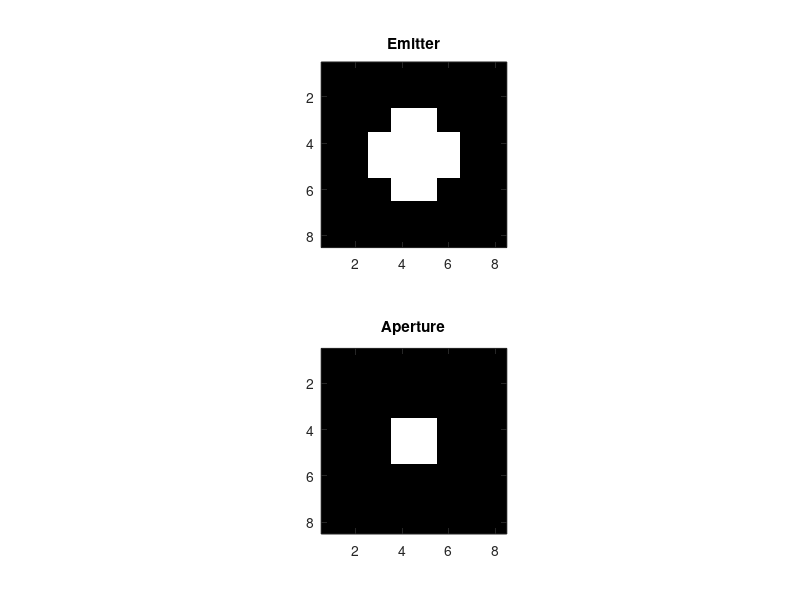
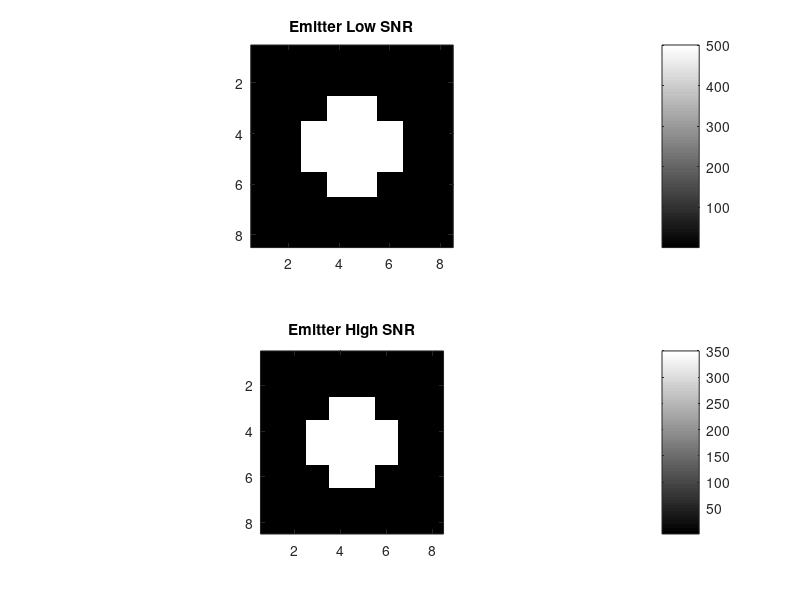
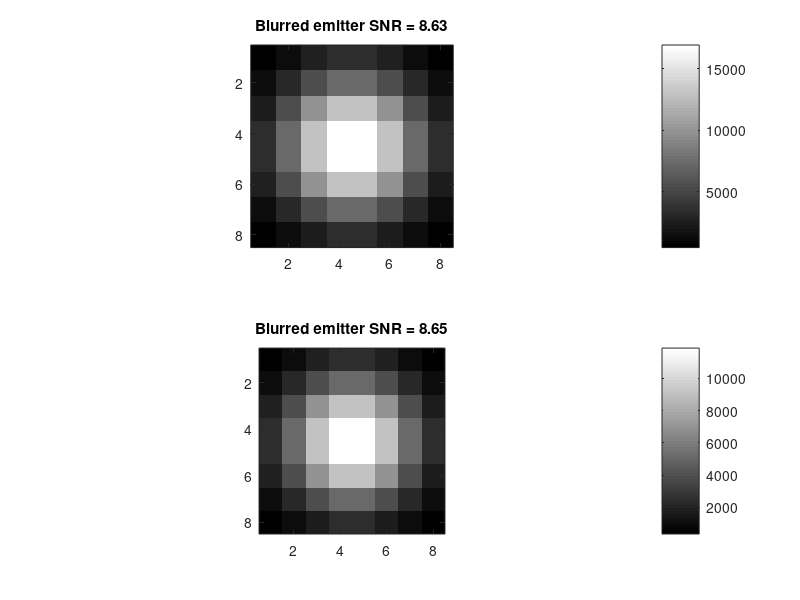
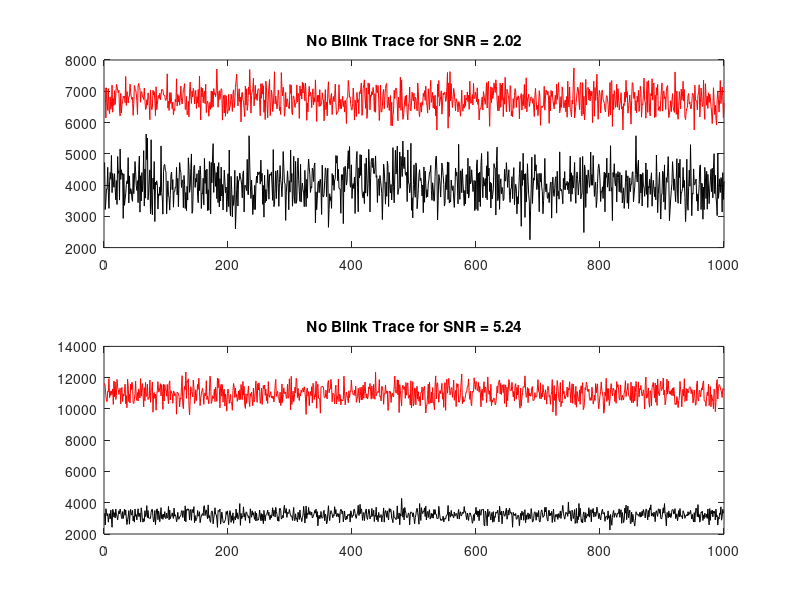

Write the MATLAB code that produced these figures, in order. (Note: this script raises an error after producing the figures.)
%% Simulate Emitters
% v2.1 | based on SNR = mean(PL)/std(BG)
% Introduce more noise/variance between frames
% September 8, 2020
% by Wesley Chiang
% Target SNR QD=5.33 | R6G = 2.02
%% Parameter setup
ROI = 8;        % 8x8 pixel ROI equivalent to that used to get traces
ROI_PL = repmat(false,ROI,ROI); 
ROI_PL(2:end-1,2:end-1)=true;  % 6x6 region used to get PL traces
ROI_BG = ~ROI_PL;           % region wrapping around PL ROI to get BG trace
A = [sum(sum(ROI_PL)) sum(sum(ROI_BG))];    % A represents are of ROI
[xPL,yPL] = find(ROI_PL);   % coordinates for PL ROI
[xBG,yBG] = find(ROI_BG);   % coordinates for BG ROI
bits = 16;      % bit depth used for image
QE = 0.8;        % Quantum effiency of pco edge 4.2 @ 600nm = 80%
depth = 45000;  % Quantum Well Depth of pco edge 4.2 = 45000 e-
noise = 2.3;    % rms readout noise of pco edge 4.2 = 2.3 e-
frames = 1000;  % number of frames used in traces
fps = 40;       % frame rate of traces
%% Save location
F_save = uigetdir(pwd,'Set Save Location');
%% Create emitter of SNR and SNR 16

m = [1:ROI]-(ROI+1)/2;  % grid layout of length ROI centered at 0
[x,y] = meshgrid(m,m);  % m-by-m grid of values
ind = x.^2+y.^2;        % square of indices of size ROI
emit = ind<((ROI/4)^2);
ap = ind<((ROI/8)^2);
n = 1; figure(n); n=n+1; 
subplot(2,1,1); imagesc(emit); colormap(gray);axis image; title('Emitter');
subplot(2,1,2); imagesc(ap); colormap(gray); axis image; title('Aperture');

clim = [0 15000];       % Scale upper and lower bounds for plot

emitLow = 500*double(emit); % emitter low SNR
emitLow(~emit)=1; %emit8 = 500*emit8;

emitHigh = 350*double(emit);% emitter high SNR
emitHigh(~emit)=1; %emit3 = 500*emit3;
figure(n); n=n+1; 
subplot(2,1,1); imagesc(emitLow); title('Emitter Low SNR');
colormap(gray); colorbar; axis image
subplot(2,1,2); imagesc(emitHigh); title('Emitter High SNR');
colormap(gray); colorbar; axis image

%% Add blur to emitters
radcoeff = 2*pi/((ROI/16)^2); q_phase = exp(1i*radcoeff*ind);
    % Generate quadrat
h = fftshift(fftn(ifftshift(ap.*q_phase)));
PSF = abs(h).^2;
H = fftshift(fftn(ifftshift(PSF)));

F_Low = fftshift(fftn(ifftshift(emitLow)));
B_Low = F_Low.*H;
%b_Low = 5*fftshift(ifftn(ifftshift(B_Low)));
b_Low = fftshift(ifftn(ifftshift(B_Low)));
rLow = mean(b_Low(ROI_PL))/std(b_Low(ROI_BG));

F_High = fftshift(fftn(ifftshift(emitHigh)));
B_High = F_High.*H;
%b_High = 5*fftshift(ifftn(ifftshift(B_High)));
b_High = fftshift(ifftn(ifftshift(B_High)));
rHigh = mean(b_High(ROI_PL))/std(b_High(ROI_BG));

figure(n); n=n+1;
subplot(2,1,1); imagesc(1/4*b_Low);
rLow = mean(b_Low(ROI_PL))/std(b_Low(ROI_BG));
tit = sprintf('Blurred emitter SNR = %.2f',rLow);
title(tit);
colormap(gray); colorbar; axis image
subplot(2,1,2); imagesc(1/4*b_High); 
rHigh = mean(b_High(ROI_PL))/std(b_High(ROI_BG));
tit = sprintf('Blurred emitter SNR = %.2f', rHigh);
title(tit);
colormap(gray); colorbar; axis image
%% Create n-frame movies of emitters
movLow = repmat(1/4*b_Low,1,1,frames);
movHigh = repmat(1/2*b_High,1,1,frames);
%% Introduce desired SNR
% Low SNR
scaleBG = 20/rLow*(-0.5+(1.25+0.5)*rand(size(movLow)));
movLow = movLow.*ROI_BG.*scaleBG+movLow; movLow(movLow<0) = 0;
    % Increase noise in BG to achieve desired SNR
PL_Low = mean(reshape(movLow(repmat(ROI_PL,1,1,frames)),A(1),frames));
BG_Low = mean(reshape(movLow(repmat(ROI_BG,1,1,frames)),A(2),frames));
BGSD_Low = std(reshape(movLow(repmat(ROI_BG,1,1,frames)),A(2),frames));
s2n_Low = mean(PL_Low./BGSD_Low);
scalePL = sqrt(s2n_Low)*(0.35+(1-0.35)*rand(size(movLow)));
movLow = 2/3*movLow.*ROI_PL.*scalePL+movLow.*ROI_BG;
    % Introduce random noise across emitter pixels to create frame to frame
    % variance that ~SNR
PL_Low = mean(reshape(movLow(repmat(ROI_PL,1,1,frames)),A(1),frames));
s2n_Low = mean(PL_Low./BGSD_Low);

% High SNR
scaleBG = 4/rHigh*(-1.5+(1.75+1.5)*rand(size(movHigh)));
movHigh = movHigh.*ROI_BG.*scaleBG+movHigh;
    % Noise in BG
PL_High = mean(reshape(movHigh(repmat(ROI_PL,1,1,frames)),A(1),frames));
BG_High = mean(reshape(movHigh(repmat(ROI_BG,1,1,frames)),A(2),frames));
BGSD_High = std(reshape(movHigh(repmat(ROI_BG,1,1,frames)),A(2),frames));
s2n_High = mean(PL_High./BGSD_High);
scalePL = 1/2*sqrt(s2n_High)*(0.4+(1-0.4)*rand(size(movHigh)));
movHigh = movHigh.*ROI_PL.*scalePL+movHigh.*ROI_BG;
    % Frame to frame variance
PL_High = mean(reshape(movHigh(repmat(ROI_PL,1,1,frames)),A(1),frames));
s2n_High = mean(PL_High./BGSD_High);

% Plot
figure(n); n=n+1;
subplot(2,1,1); plot(PL_Low,'r'); hold on; plot(BG_Low,'k');
tit = sprintf('No Blink Trace for SNR = %.2f',s2n_Low);
title(tit);
subplot(2,1,2); plot(PL_High,'r'); hold on; plot(BG_High,'k');
tit = sprintf('No Blink Trace for SNR = %.2f',s2n_High);
title(tit);

%% Introduce Poisson-Gaussian Noise due to camera parameters
PLow = poissrnd(round(movLow*QE*depth/(2^bits)));
PHigh = poissrnd(round(movHigh*QE*depth/(2^bits)));
    % Poisson (shot noise)
    % Random poisson noising ontop of photoelectrons from simulated emitter
    % Quantum efficiency and well depth of pco edge 4.2
GPLow = PLow+sqrt(noise)*randn(size(PLow)); 
GPHigh = PHigh+sqrt(noise)*randn(size(PHigh));
    % Gaussian + Poisson noise
    
figure(n); n=n+1;
subplot(2,3,1); imagesc(GPLow(:,:,1)); colorbar; axis image;  
title('GP Low SNR - Frame 1');
subplot(2,3,2); imagesc(GPLow(:,:,300)); colorbar; axis image;  
title('GP Low SNR - Frame 300');
subplot(2,3,3); imagesc(GPLow(:,:,800)); colorbar; axis image;  
title('GP Low SNR - Frame 800');
subplot(2,3,4); imagesc(GPHigh(:,:,1)); colorbar; axis image;  
title('GP High SNR - Frame 1');
subplot(2,3,5); imagesc(GPHigh(:,:,300)); colorbar; axis image;  
title('GP High SNR  - Frame 300');
subplot(2,3,6); imagesc(GPHigh(:,:,800)); colorbar; axis image;  
title('GP High SNR  - Frame 800');
colormap(gray);

%% Blink Parameters
bps = [2,2.7];                  % blinks per second
numOff = round(bps/40*frames);  % number of frames to be off

%% 2 blinks per second
offFrames = round(frames*rand(1,numOff(1))); % frames off @ 2bps
blinkLow = GPLow; blinkHigh = GPHigh;
BG_Low = mean(reshape(blinkLow(repmat(ROI_BG,1,1,frames)),A(2),frames));
BG_High = mean(reshape(blinkHigh(repmat(ROI_BG,1,1,frames)),A(2),frames));
BGSD_Low = std(reshape(blinkLow(repmat(ROI_BG,1,1,frames)),A(2),frames));
BGSD_High = std(reshape(blinkHigh(repmat(ROI_BG,1,1,frames)),A(2),frames));
    % reshape = A-by-frames array where each column represents a frame
    % mean = 1-by-frames array where each column is the grey level of frame
offLow = mean(BG_Low)+sqrt(mean(BGSD_Low))*randn(size(ROI_PL)); 
offHigh = mean(BG_High)+sqrt(mean(BGSD_High))*randn(size(ROI_PL));
offLow(offLow<0)=0; offHigh(offHigh<0)=0;
blinkLow(:,:,offFrames) = repmat(offLow,1,1,numOff(1));
    % 2bps @ SNR L
blinkHigh(:,:,offFrames) = repmat(offHigh,1,1,numOff(1));
    % 2bps @ SNR H
    % Set coordinates of PL ROI to the average BG level @ SNR


fLow = fullfile(F_save,'LowSNR_2bps.ome.tiff');
bfsave(uint16(blinkLow),fLow);
fHigh = fullfile(F_save,'HighSNR_2bps.ome.tiff');
bfsave(uint16(blinkHigh),fHigh);
    %}

%% Check 2bps trace
PL_Low = mean(reshape(blinkLow(repmat(ROI_PL,1,1,frames)),A(1),frames));
PL_High = mean(reshape(blinkHigh(repmat(ROI_PL,1,1,frames)),A(1),frames));
    % reshape = A-by-frames array where each column represents a frame
    % mean = 1-by-frames array where each column is the grey level of frame    
s2n = [mean(PL_Low./BGSD_Low) mean(PL_High./BGSD_High)]; % SNR of the traces
figure(n); n=n+1;
subplot(2,1,1); tit = sprintf('Trace of Emitter @ SNR = %.2f',s2n(1));
plot(PL_Low,'r'); hold on; plot(BG_Low,'k'); 
ylim([0 1.5*max(PL_Low)]); legend('PL','BG'); title(tit);
subplot(2,1,2); tit = sprintf('Trace of Emitter @ SNR = %.2f', s2n(2));
plot(PL_High,'r'); hold on; plot(BG_High,'k'); 
ylim([0 1.5*max(PL_High)]);legend('PL','BG'); title(tit);

%% 2.7 blinks per second
offFrames2 = round(frames*rand(1,numOff(2))); % frames off @ 2.7bps
blinkLow2 = GPLow;  blinkHigh2 = GPHigh;

blinkLow2(:,:,offFrames2) = repmat(offLow,1,1,numOff(2));
    % 2bps @ SNR L
blinkHigh2(:,:,offFrames2) = repmat(offHigh,1,1,numOff(2));
    % 2bps @ SNR H

fLow2 = fullfile(F_save,'LowSNR_2o7bps.ome.tiff');
bfsave(uint16(blinkLow2),fLow2);
fHigh2 = fullfile(F_save,'HighSNR_2o7bps.ome.tiff');
bfsave(uint16(blinkHigh2),fHigh2);

%% Check 2.7bps trace
PL_Low2 = mean(reshape(blinkLow2(repmat(ROI_PL,1,1,frames)),A(1),frames));
PL_High2 = mean(reshape(blinkHigh2(repmat(ROI_PL,1,1,frames)),A(1),frames));
    % reshape = A-by-frames array where each column represents a frame
    % mean = 1-by-frames array where each column is the grey level of frame    
s2n = [mean(PL_Low2./BGSD_Low) mean(PL_High2./BGSD_High)]; % SNR of the traces
figure(n); n=n+1;
subplot(2,1,1); tit = sprintf('Trace of Emitter @ SNR = %.2f',s2n(1));
plot(PL_Low2,'r'); hold on; plot(BG_Low,'k'); 
ylim([0 1.5*max(PL_Low2)]); legend('PL','BG'); title(tit);
subplot(2,1,2); tit = sprintf('Trace of Emitter @ SNR = %.2f', s2n(2));
plot(PL_High2,'r'); hold on; plot(BG_High,'k'); 
ylim([0 1.5*max(PL_High2)]);legend('PL','BG'); title(tit);